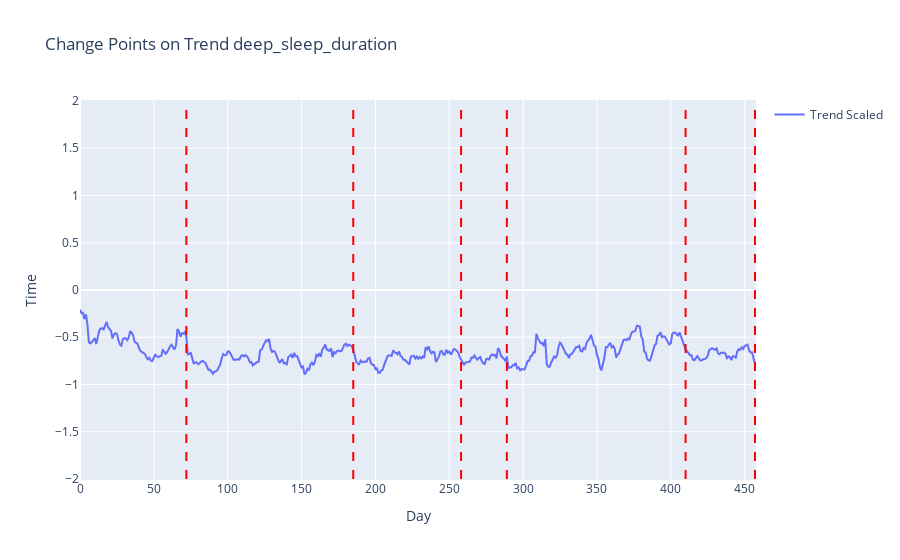

The code cell stored with this chart in its notebook:
### Code cell
anomaly.startTrend(column = 'deep_sleep_duration', penalty = 5, minSize = 30, percentChangePoints=0.7)

### Figure 1 — Plotly figure (JSON) as saved in the notebook; plotly's stock layout.template omitted (floating-point values rounded to 4 significant figures; data arrays with more than 128 entries replaced by an {"elided": "..."} marker saying what was removed)
{"data": [{"mode": "lines", "name": "Trend Scaled", "type": "scatter", "x": {"elided": "458 int values"}, "y": {"elided": "458 float values"}}], "layout": {"shapes": [{"line": {"color": "red", "dash": "dash", "width": 2}, "type": "line", "x0": 72, "x1": 72, "y0": -2, "y1": 2}, {"line": {"color": "red", "dash": "dash", "width": 2}, "type": "line", "x0": 185, "x1": 185, "y0": -2, "y1": 2}, {"line": {"color": "red", "dash": "dash", "width": 2}, "type": "line", "x0": 258, "x1": 258, "y0": -2, "y1": 2}, {"line": {"color": "red", "dash": "dash", "width": 2}, "type": "line", "x0": 289, "x1": 289, "y0": -2, "y1": 2}, {"line": {"color": "red", "dash": "dash", "width": 2}, "type": "line", "x0": 410, "x1": 410, "y0": -2, "y1": 2}, {"line": {"color": "red", "dash": "dash", "width": 2}, "type": "line", "x0": 457, "x1": 457, "y0": -2, "y1": 2}], "showlegend": true, "title": {"text": "Change Points on Trend deep_sleep_duration"}, "xaxis": {"title": {"text": "Day"}}, "yaxis": {"title": {"text": "Time"}}}}
